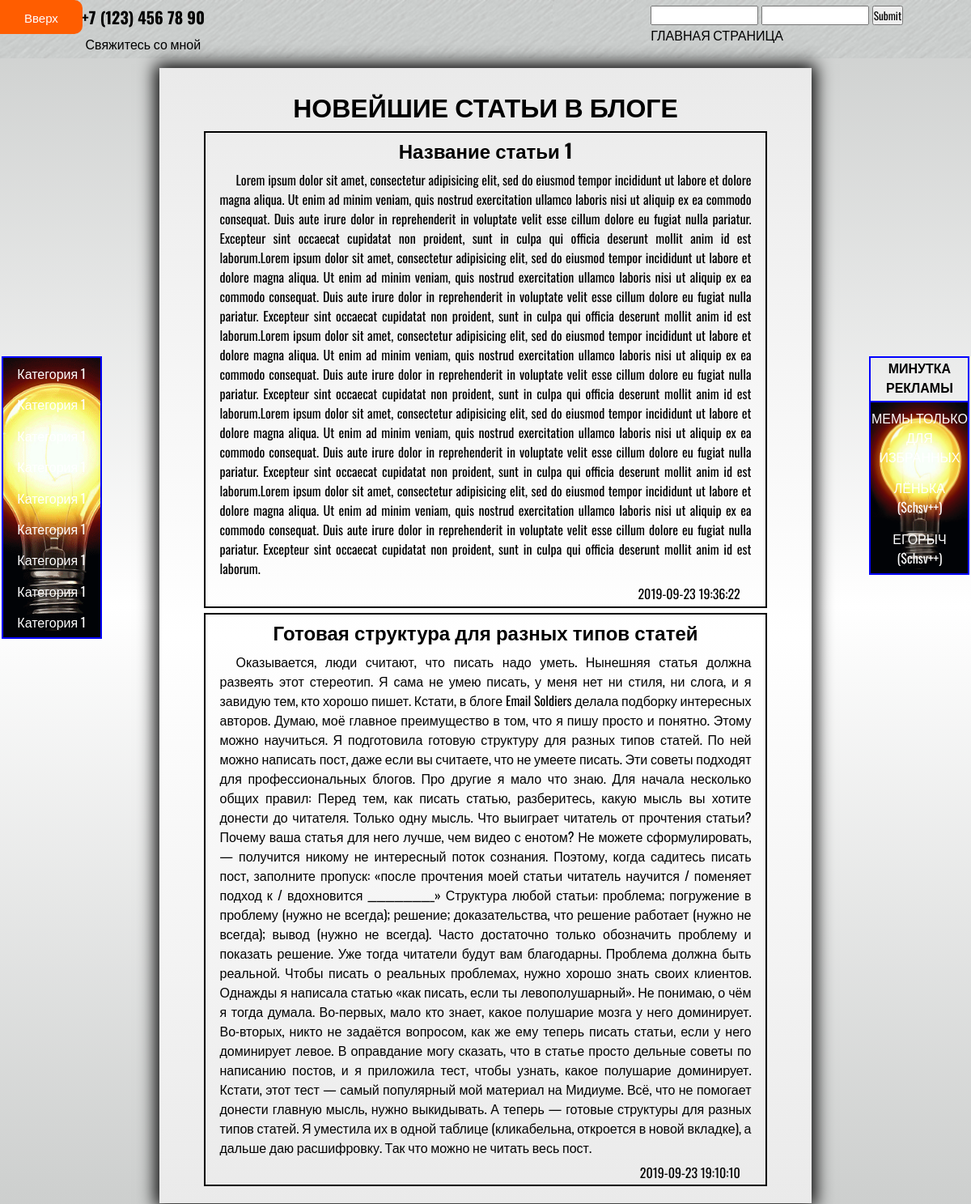
/blog/blog.php, run on the app's committed database.
### tables this page shows
CREATE TABLE `articles` (
  `idArticle` int(11) NOT NULL,
  `articleName` varchar(255) NOT NULL,
  `articleText` text NOT NULL,
  `articleDate` datetime NOT NULL
);

### blog/blog.php (the view, shortened to what this page needs)
<?
require ('connection.php');
?>
<!DOCTYPE html>
<html>
<head>
	<link rel="stylesheet" type="text/css" href="blogstyle/styleBlog.css">
</head>
<body>
<header>
	<div class="leftButtons">
		<a class="top" href="#top">Вверх</a>
		<ul class="info">
			<li><a class="telNumber" href="tel:+79057661646">+7 (123) 456 78 90</a></li>
			<li style="margin-top: 3%;" class="li1"><a class="callback" href="callback.php">Свяжитесь со мной</a></li>
		</ul>
	</div>
	<div class="login">
		<?
			if (isset($_SESSION['userNickName'])) {
				echo "<p class='name'>Вы вошли как <a href='cabinet.php'>" . $_SESSION['userNickName'] . "</a></p>";
					if ($_SESSION['idRole'] == 1) {
						?>
						<a class="logout" href="articleAdd.php">ДОБАВИТЬ СТАТЬЮ</a>
						<?
					}
				?>
				<a class="logout" href="logout.php">ВЫЙТИ</a>
				<a href="../index.php">ГЛАВНАЯ СТРАНИЦА</a>
				<?
			}
			elseif (!isset($_SESSION['userNickName'])) {
				?>
				<form action="" method="POST">
					<input type='text' name="email">
					<input type='text' name="password">
					<input type="submit" name="loginSubmit">
				</form>
				<a href="../index.php">ГЛАВНАЯ СТРАНИЦА</a>
				<?
			}
		?>
	</div>
</header>
<div class="columns">
	<div class="categoriesLeft">
		<ul class="categorySelect">
			<li class="category">Категория 1</li>
			<li class="category">Категория 1</li>
			<li class="category">Категория 1</li>
			<li class="category">Категория 1</li>
			<li class="category">Категория 1</li>
			<li class="category">Категория 1</li>
			<li class="category">Категория 1</li>
			<li class="category">Категория 1</li>
			<li class="category">Категория 1</li>
		</ul>
	</div>
	<div class="articleWrapper">
		<h1>НОВЕЙШИЕ СТАТЬИ В БЛОГЕ</h1>
		<?
		$selectArticles = mysqli_query($link, "SELECT * FROM `articles` ORDER BY `articleDate` DESC;");
		if ($selectArticles) {
			while ($selectArticlesResult = mysqli_fetch_assoc($selectArticles)) {
				?>
				<div class="article">
					<h1 class="article"><a href=""> <?echo $selectArticlesResult['articleName']?> </a></h1>
					<p class="hardbass"> <? echo $selectArticlesResult['articleText']?> </p>
					<p class="date"> <?echo $selectArticlesResult['articleDate']?> </p>
				</div>
				<?
			}
		}
		?>
	</div>
	<div class="categoriesRight">
		<p style="padding-bottom: 5px; border-bottom: 2px solid blue; font-size: 16px; text-align: center;
		vertical-align: middle; font-weight: bold;">МИНУТКА РЕКЛАМЫ</p>
		<ul class="categorySelect">
			<li class="category"><a href="https://vk.com/mimiz50">МЕМЫ ТОЛЬКО ДЛЯ ИЗБРАННЫХ</a></li>
			<li class="category"><a href="https://vk.com/softikofficial">ЛЁНЬКА ($chsv++)</a></li>
			<li class="category"><a href="https://vk.com/meister_j">ЕГОРЫЧ ($chsv++)</a></li>
		</ul>
	</div>
</div>
</body>
</html>

### blog/blogstyle/styleBlog.css (style rules this page uses)
* { margin: 0; padding: 0; font-family: 'Oswald', sans-serif; }
html, body { height: 100%; background-image: linear-gradient(to bottom, #CCCECD, white, #CCCECD); }
a { text-decoration: none; color: black; }
h1 { text-align: center; }
header { display: flex; flex-flow: row wrap; justify-content: space-between; align-items: flex-start; background-image: url('../../img/bg/backgroundGrayBlured.png'); padding: 0.5% 7%; }
div.leftButtons { width: 18%; }
ul.info { display: flex; flex-flow: column nowrap; justify-content: flex-start; list-style-type: none; width: 100%; }
ul.info > li > a.telNumber { transition: all .3s; font-weight: bold; font-size: 20px; display: block; text-align: center; }
.li1 { display: flex; flex-flow: row nowrap; justify-content: center; align-items: center; }
.top { display: block; position: fixed; left: 0; top: 0; z-index: 5; background-color: #ff823a; opacity: 0.75; text-decoration: none; padding: 10px 25px; color: white; border-radius: 0px 10px 10px 0px; transition: all 0.2s; font-size: 15px; }
div.login { display: flex; flex-flow: column nowrap; justify-content: flex-start; align-items: flex-start; }
div.columns { display: flex; flex-flow: row nowrap; justify-content: center; align-items: flex-start; padding: 1% 2%; }
div.categoriesLeft, div.categoriesRight { position: fixed; z-index: 5; top: 42%; outline: 2px solid blue; width: 10%; }
@media screen and (max-device-height: 768px) { div.categoriesLeft, div.categoriesRight { top: 29.5%; } }
div.categoriesLeft { left: 0.3%; }
ul.categorySelect { list-style-type: none; display: flex; flex-flow: column nowrap; justify-content: flex-start; align-items: center; background-image: url('../../img/lamp.gif'); background-size: cover; background-repeat: no-repeat; background-position: 48% 0; }
li.category { margin: 6% 0%; color: white; }
li.category > a { text-align: center; display: block; color: white; }
div.articleWrapper { width: 60%; padding: 2% 5%; box-shadow: 0px 0px 20px 5px; background-image: linear-gradient(to bottom, #EAEAEA, white, #EAEAEA); }
div.article { outline: 2px solid black; margin-top: 1.5%; padding: 0.5% 0.5%; }
div.article > h1.article { text-align: center; display: block; font-size: 24px; }
div.article > p.hardbass { margin-top: 1%; text-indent: 20px; text-align: justify; padding: 0% 2%; }
div.article > p.date { text-align: right; margin-top: 1%; padding-right: 4%; }
div.categoriesRight { right: 0.3%; }

### data on the page
articles: articleName "Название статьи 1", articleText "Lorem ipsum dolor sit amet, consectetur adipisicing elit, sed do eiusmod tempor incididunt ut labore et dolore magna aliqua. Ut enim ad minim veniam, quis nostrud exercitation ullamco laboris nisi ut aliquip ex ea commodo consequat. Duis aute irure dolor in reprehenderit in voluptate velit esse cillum dolore eu fugiat nulla pariatur. Excepteur sint occaecat cupidatat non proident, sunt in culpa qui officia deserunt mollit anim id est laborum.Lorem ipsum dolor sit amet, consectetur adipisicing elit, sed do eiusmod tempor incididunt ut labore et dolore magna aliqua. Ut enim ad minim veniam, quis nostrud exercitation ullamco laboris nisi ut aliquip ex ea commodo consequat. Duis aute irure…", articleDate "2019-09-23 19:36:22"
articles: articleName "Готовая структура для разных типов статей", articleText "Оказывается, люди считают, что писать надо уметь. Нынешняя статья должна развеять этот стереотип. Я сама не умею писать, у меня нет ни стиля, ни слога, и я завидую тем, кто хорошо пишет. Кстати, в блоге Email Soldiers делала подборку интересных авторов. Думаю, моё главное преимущество в том, что я пишу просто и понятно. Этому можно научиться. Я подготовила готовую структуру для разных типов статей. По ней можно написать пост, даже если вы считаете, что не умеете писать. Эти советы подходят для профессиональных блогов. Про другие я мало что знаю. Для начала несколько общих правил: Перед тем, как писать статью, разберитесь, какую мысль вы хотите донести до читателя. Только одну мысль. Что…", articleDate "2019-09-23 19:10:10"
